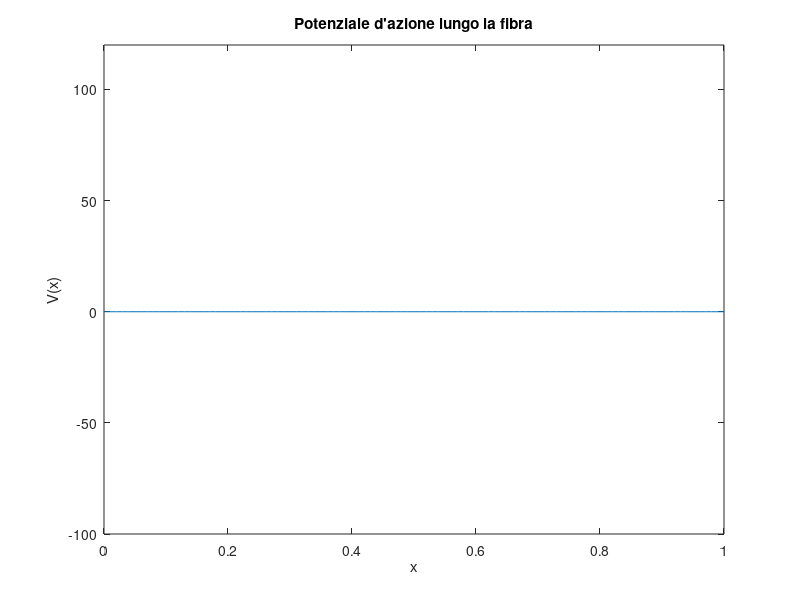

MATLAB code to generate this figure: (Note: this script raises an error after producing the figure.)
%% Esercizio 4 a) - 16 luglio 2021
close all 
clear all

% parametri e dati iniziali
y0=[2.7570e-04, 5.2934e-02, 5.9611e-01, 3.1768e-01]; 

Cm=1; sigma=0.005;
gNa=120; gK=36; gL=0.3; 
VNa=115; VK=-12; VL=10.6;

h=0.01; x=0:h:1;  n=length(x);
T=50;  tau=0.05; t=0:tau:T;   m=length(t);
Iapp = 50;
A=zeros(n,n); % matrice di rigidezza
V=zeros(m,n); M=zeros(m,n); H=zeros(m,n); N=zeros(m,n);
vk=ones(1,length(x))*y0(1); mk=ones(1,length(x))*y0(2); hk=ones(1,length(x))*y0(3); nk=ones(1,length(x))*y0(4);

% matrice A
for i=1:n
    for s=1:n
        if abs(i-s)==0       % per i=j
            A(i,s)=2*sigma*(1/(h^2));  
        elseif abs(i-s)==1   % per i=j+1 oppure i=j-1
            A(i,s)=-1*sigma*(1/(h^2));
        end 
    end 
end 
% A(1,2)=-2*sigma*(1/(h^2));
% A(end,end-1)=-2*sigma*(1/(h^2));
A(1,end)=-1*sigma*(1/(h^2));
A(end,1)=-1*sigma*(1/(h^2));

I=eye(n);
matrice=I+tau*A;

V(1,:)=vk;  M(1,:)=mk;  H(1,:)=hk;  N(1,:)=nk;

for k=1:m-1
   
   f1=(-(gNa*M(k,:).^3.*H(k,:).*(V(k,:)-VNa)+gK*N(k,:).^4.*(V(k,:)-VK)+gL*(V(k,:)-VL)))/Cm; %+Iapp(k,:)
   if t(k)<=5
    f1(18:22)=f1(18:22)+Iapp;
   end 
   
   f2=(0.1*(25-V(k,:)).*(exp((25-V(k,:))/10)-1).^(-1)).*(1-M(k,:))-4*exp(-V(k,:)/18).*M(k,:);
   f3=0.07*exp(-V(k,:)/20).*(1-H(k,:))-(exp((30-V(k,:))/10)+1).^(-1).*H(k,:);
   f4=(0.01*(10-V(k,:)).*(exp((10-V(k,:))/10)-1).^(-1)).*(1-N(k,:))-(0.125*exp(-V(k,:)/80)).*N(k,:);
   
   V(k+1,:)=(matrice)\(V(k,:)'+tau*f1'); % dv/dt
   M(k+1,:)=M(k,:)+tau*f2;               % dm/dt
   H(k+1,:)=H(k,:)+tau*f3;               % dh/dt
   N(k+1,:)=N(k,:)+tau*f4;               % dn/dt
end 

%% Dinamiche
for i= 1:5:length(t)
   figure(1)
   plot(x,V(i,:),'-');
   xlabel("x")
   ylabel("V(x)")
   title("Potenziale d'azione lungo la fibra")
   axis([0 1 -100 120])
end    

gNa_time=gNa*M.^3.*H;
INa=gNa_time.*(V-VNa);
gK_time=gK*N.^4;
IK=gK_time.*(V-VK);
IL=gL*(V-VL);
Iion=INa+IK+IL;

% correnti
for i= 1:5:length(t)
   figure(2)
   subplot 311
   plot(x,INa(i,:),'-');
   xlabel("x")
   ylabel("V(x)")
   xlim([0 1])
   ylim([-1e3 100]) 
   title("I_N_a")
   
   subplot 312
   plot(x,IK(i,:),'-');
   xlabel("x")
   ylabel("V(x)")
   xlim([0 1])
   ylim([0 1e3]) 
   title("I_K")
      
   subplot 313
   plot(x,Iion(i,:),'-');
   xlabel("x")
   ylabel("V(x)")
   xlim([0 1])
   ylim([-300 500])
   title("I_i_o_n")
end   


%% Grafici al tempo t=5.05
figure(3)
% x=0.2
x_def=(find(x==0.2));
subplot 311
plot(t,V(:,x_def),'-');
xlabel("t")
ylabel("V(t)")

subplot 312
plot(t,M(:,x_def),'r-');
hold on
plot(t,H(:,x_def),'g-');
hold on
plot(t,N(:,x_def),'b-');
legend('m','h','n')

subplot 313
plot(t,INa(:,x_def))
hold on
plot(t,IK(:,x_def))
hold on
plot(t,IL(:,x_def))
hold on
plot(t,Iion(:,x_def))
legend('I_N_a','I_K','I_L','I_i_o_n')
sgtitle('x=0.2')

%% Grafici al tempo t=5.05
figure(4)
% t=5.05
t_def=102;
subplot 311
plot(x,V(t_def,:),'-');
xlabel("x")
ylabel("V(x)")
axis([0 1 -20 120])

subplot 312
plot(x,M(t_def,:),'r-');
hold on
plot(x,H(t_def,:),'g-');
hold on
plot(x,N(t_def,:),'b-');
legend('m','h','n')

subplot 313
plot(x,INa(t_def,:))
hold on
plot(x,IK(t_def,:))
hold on
plot(x,IL(t_def,:))
hold on
plot(x,Iion(t_def,:))
legend('I_N_a','I_K','I_L','I_i_o_n')
sgtitle('t=5.05')


%% velocità di propagazione
[massimo,ind]=max(V,[],1); % max e indice corrispondente per ogni colonna: indice dell'istante di tempo in cui c'è stato il picco il quel punto del cavo
t_iniziale=t(ind(1));
t_finale=t(ind(end));
delta_t=t_finale-t_iniziale;
v1=1/delta_t; %cm/msec
